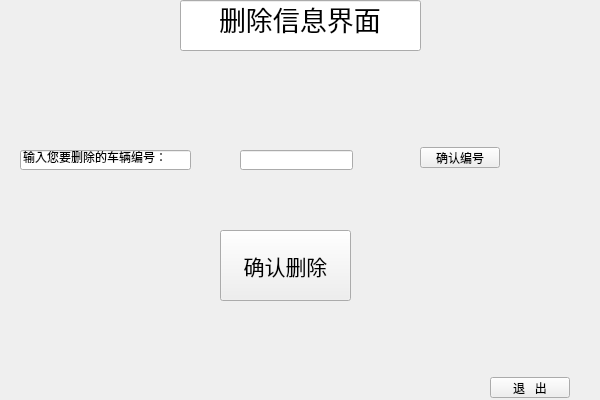
<?xml version="1.0" encoding="UTF-8"?>
<ui version="4.0">
 <class>del</class>
 <widget class="QWidget" name="del">
  <property name="geometry">
   <rect>
    <x>0</x>
    <y>0</y>
    <width>600</width>
    <height>400</height>
   </rect>
  </property>
  <property name="windowTitle">
   <string>Form</string>
  </property>
  <widget class="QPushButton" name="pushButton">
   <property name="geometry">
    <rect>
     <x>420</x>
     <y>147</y>
     <width>80</width>
     <height>21</height>
    </rect>
   </property>
   <property name="text">
    <string>确认编号</string>
   </property>
  </widget>
  <widget class="QLineEdit" name="lineEdit">
   <property name="geometry">
    <rect>
     <x>180</x>
     <y>0</y>
     <width>241</width>
     <height>51</height>
    </rect>
   </property>
   <property name="font">
    <font>
     <pointsize>20</pointsize>
    </font>
   </property>
   <property name="text">
    <string>删除信息界面</string>
   </property>
   <property name="echoMode">
    <enum>QLineEdit::Normal</enum>
   </property>
   <property name="alignment">
    <set>Qt::AlignCenter</set>
   </property>
   <property name="readOnly">
    <bool>true</bool>
   </property>
  </widget>
  <widget class="QLineEdit" name="lineEdit_2">
   <property name="geometry">
    <rect>
     <x>20</x>
     <y>150</y>
     <width>171</width>
     <height>20</height>
    </rect>
   </property>
   <property name="text">
    <string>输入您要删除的车辆编号：</string>
   </property>
   <property name="readOnly">
    <bool>true</bool>
   </property>
  </widget>
  <widget class="QLineEdit" name="lineEdit_3">
   <property name="geometry">
    <rect>
     <x>240</x>
     <y>150</y>
     <width>113</width>
     <height>20</height>
    </rect>
   </property>
  </widget>
  <widget class="QPushButton" name="pushButton_2">
   <property name="geometry">
    <rect>
     <x>220</x>
     <y>230</y>
     <width>131</width>
     <height>71</height>
    </rect>
   </property>
   <property name="font">
    <font>
     <pointsize>16</pointsize>
    </font>
   </property>
   <property name="text">
    <string>确认删除</string>
   </property>
  </widget>
  <widget class="QPushButton" name="pushButton_3">
   <property name="geometry">
    <rect>
     <x>490</x>
     <y>377</y>
     <width>80</width>
     <height>21</height>
    </rect>
   </property>
   <property name="text">
    <string>退   出</string>
   </property>
  </widget>
 </widget>
 <resources/>
 <connections/>
</ui>
